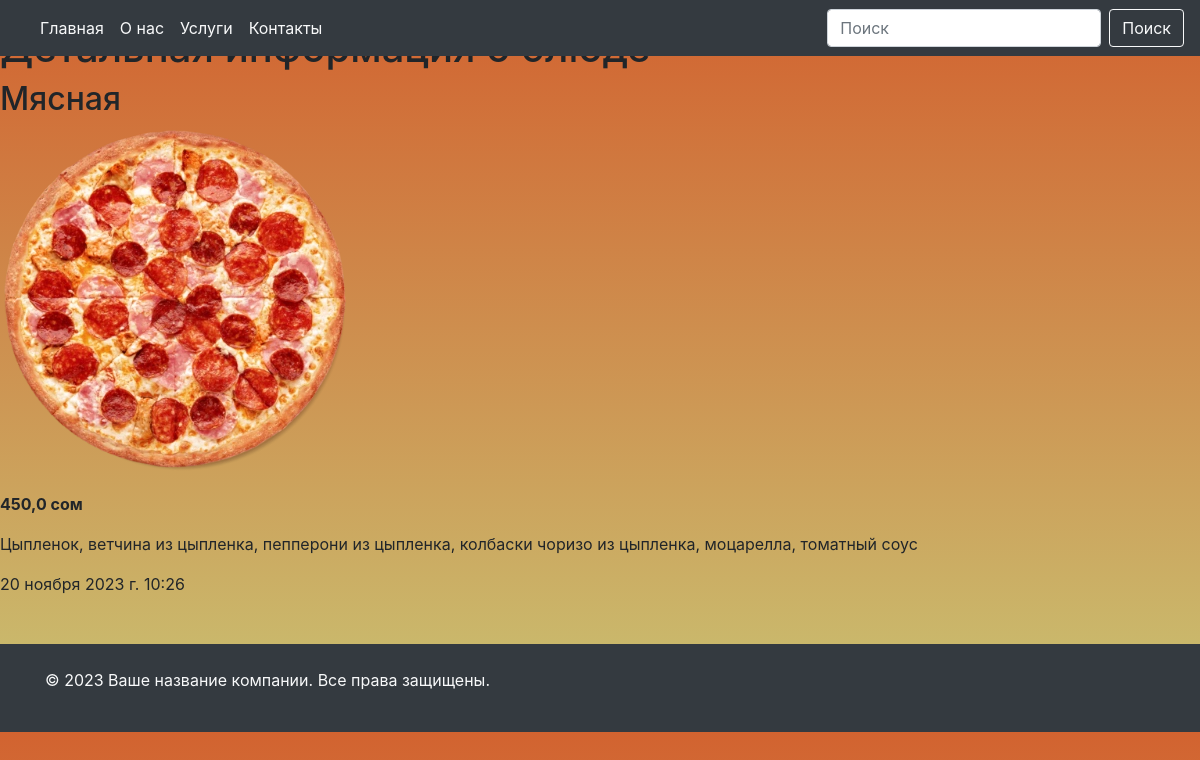
Screenshot of /dish_list/1/ with the database file from the repository.
### main_page/models.py (models this page shows, shortened)
class DishListModel(models.Model):
    CATEGORY = (
        ('Пицца', 'Пицца'),
        ('Напитки', 'Напитки'),
        ('Другая еда', 'Другая еда')
    )
    title = models.CharField(max_length=100, verbose_name='Напишите название блюда')
    image = models.ImageField(upload_to='dishes/', verbose_name='Добавьте фото')
    category = models.CharField(max_length=100, choices=CATEGORY)
    description = models.TextField(blank=True, verbose_name='Описание блюда')
    price = models.FloatField()
    created_at = models.DateTimeField(auto_now_add=True)
    class Meta:
        verbose_name = 'Блюдо'
        verbose_name_plural = 'Блюда'

### main_page/views.py (the view)
# urls.py: path('dish_list/<int:id>/', dish_list_detail_view),
def dish_list_detail_view(request, id):
    if request.method == 'GET':
        dish_id = get_object_or_404(DishListModel, id=id)
        return render(request, template_name='dish_detail.html', context={'dish': dish_id})

### templates/dish_detail.html
{% include 'header_and_footer/header.html' %}
<h1>Детальная информация о блюде</h1>
<h2>{{dish.title}}</h2>
<img src="{{dish.image.url}}" alt="">
<p><strong>{{dish.price}} сом</strong></p>
<p>{{dish.description}}</p>
<time>{{dish.created_at}}</time>
{% include 'header_and_footer/footer.html' %}

### templates/header_and_footer/header.html (style rules this page uses)
body { background: linear-gradient(to bottom, #d26330, #c9c373); }

### rows the page displays
DishListModel: title "Мясная", image (picture), price "450,0", description "Цыпленок, ветчина из цыпленка, пепперони из цыпленка, колбаски чоризо из цыпленка, моцарелла, томатный соус", created_at "20 ноября 2023 г. 10:26"
